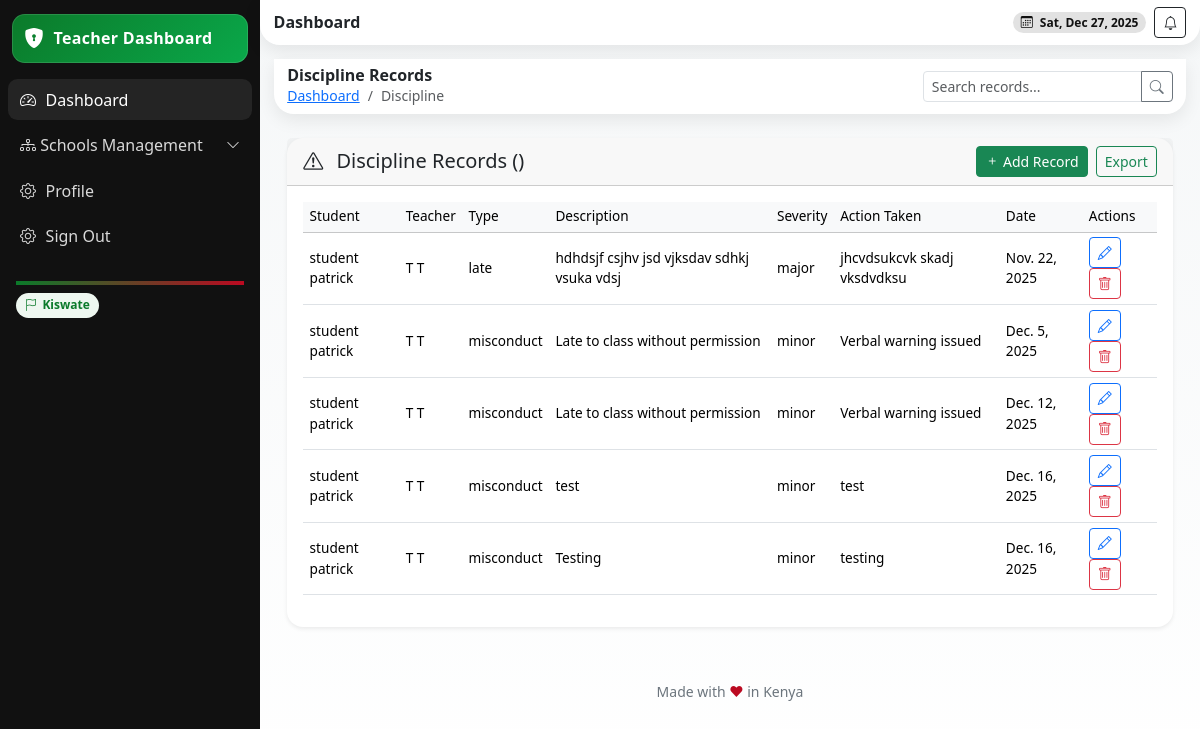
Page /teacher/discipline/ (signed in) on the committed database.
### school/models.py (models this page shows, shortened)
class DisciplineRecord(models.Model):
    student = models.ForeignKey(Student, on_delete=models.CASCADE, related_name='discipline_records')
    linked_attendance = models.ForeignKey(Attendance, on_delete=models.CASCADE, null=True, blank=True, related_name='discipline_links')  # New: For IB during lesson
    teacher = models.ForeignKey(StaffProfile, on_delete=models.CASCADE, related_name='discipline_records')
    school = models.ForeignKey(School, on_delete=models.CASCADE, related_name='discipline_records')
    incident_type = models.CharField(max_length=20, choices=INCIDENT_TYPE_CHOICES, default='misconduct')
    description = models.TextField()
    date = models.DateField(db_index=True, default=timezone.now)
    severity = models.CharField(max_length=20, choices=SEVERITY_CHOICES, default='minor')
    action_taken = models.TextField(blank=True)
    reported_by = models.ForeignKey(User, on_delete=models.CASCADE, related_name='discipline_reports')
    frequency_count = models.PositiveIntegerField(default=1)  # New: Track repeats for patterns
    resolved = models.BooleanField(default=False)  # New: For follow-up
    class Meta:
        indexes = [models.Index(fields=['student', 'date', 'severity'])]

class Student(models.Model):
    user = models.OneToOneField(User, on_delete=models.CASCADE)
    student_id = models.CharField(max_length=50, unique=True, db_index=True)
    date_of_birth = models.DateField()
    gender = models.CharField(max_length=10, choices=GENDER_CHOICES)
    enrollment_date = models.DateField()
    grade_level = models.ForeignKey(Grade, on_delete=models.CASCADE, related_name='students')
    stream = models.ForeignKey(Streams, on_delete=models.CASCADE, related_name='student_stream', blank=True, null=True)
    bio = models.TextField(blank=True)
    parents = models.ManyToManyField(Parent, blank=True, related_name='children')
    profile_picture = models.ImageField(upload_to='students/', blank=True)
    school = models.ForeignKey(School, on_delete=models.CASCADE)
    def __str__(self):
        return f"{self.user.get_full_name()} ({self.student_id}) - {self.school.name}"

class StaffProfile(models.Model):
    user = models.OneToOneField(User, on_delete=models.CASCADE)
    staff_id = models.CharField(max_length=50, unique=True, db_index=True)
    date_of_birth = models.DateField(blank=True, null=True)
    gender = models.CharField(max_length=10, choices=GENDER_CHOICES, blank=True)
    employment_date = models.DateField(blank=True, null=True)
    position = models.CharField(max_length=100, choices=POSITION_CHOICES)
    tsc_number = models.CharField(max_length=50, unique=True, blank=True, null=True)
    qualification = models.TextField(blank=True, null=True)
    subjects = models.ManyToManyField(Subject, related_name='teachers_subjects', blank=True, null=True)  # Changed(max_length=255, blank=True, null=True)
    bio = models.TextField(blank=True, null=True)
    profile_picture = models.ImageField(upload_to='teachers/', blank=True, null=True)
    school = models.ForeignKey(School, on_delete=models.CASCADE)
    department = models.CharField(max_length=50, blank=True)  # e.g., 'Dining Hall', 'School Gate'
    roles = models.ManyToManyField(Role, blank=True, related_name='staff_members')

### userauths/models.py (models this page shows, shortened)
class User(AbstractUser):
    COUNTRY_CURRENCY_MAP = {
        'KENYA': 'KES',
        'UGANDA': 'UGX',
    }
    username = None  # Disable username field
    phone_number = models.CharField(max_length=15, unique=True)
    country = models.CharField(max_length=15,blank=True, null=True)
    email = models.EmailField(unique=True)
    first_name = models.CharField(max_length=50)
    last_name = models.CharField(max_length=50)
    is_staff = models.BooleanField(default=False)
    is_superuser = models.BooleanField(default=False)
    is_admin = models.BooleanField(default=False)
    school_staff = models.BooleanField(default=False)
    is_student = models.BooleanField(default=False)
    is_teacher = models.BooleanField(default=False)
    is_parent = models.BooleanField(default=False)
    is_active = models.BooleanField(default=True)
    is_verified = models.BooleanField(default=False)
    created_at = models.DateTimeField(auto_now_add=True)
    updated_at = models.DateTimeField(auto_now=True)
    objects = CustomUserManager()
    USERNAME_FIELD = 'email'  # Use email as the username field
    REQUIRED_FIELDS = ['first_name', 'last_name', 'phone_number']  # Required fields for createsuperuser
    class Meta:
        ordering = ['-created_at']

### school/views.py (the view)
# urls.py: path('teacher/discipline/', views.teacher_discipline, name='teacher-discipline'),
@login_required
def teacher_discipline(request):
    try:
        school = request.user.staffprofile.school
    except AttributeError:
        messages.error(request, "Access denied: Admin privileges required.")
        return redirect('userauths:teacher-dashboard')
    records = DisciplineRecord.objects.filter(school=school, teacher=request.user.staffprofile).select_related('student')
    query = request.GET.get('q', '')
    if query:
        records = records.filter(
            Q(student__user__first_name__icontains=query) | Q(description__icontains=query)
        )
    paginator = Paginator(records, 10)
    page_number = request.GET.get('page')
    records_page = paginator.get_page(page_number)
    form = DisciplineRecordForm(school=school)
    context = {
        'records': records_page,
        'school': school,
        'form': form,
        'query': query,
    }
    return render(request, 'school/teacher/discipline.html', context)

### school/forms.py
class DisciplineRecordForm(BaseForm):
    class Meta:
        model = DisciplineRecord
        fields = ['student', 'incident_type', 'description', 'severity', 'action_taken']
        widgets = {
            'description': forms.Textarea(attrs={'rows': 3}),
            'action_taken': forms.Textarea(attrs={'rows': 2}),
            'incident_type': forms.Select(choices=INCIDENT_TYPE_CHOICES),
            'severity': forms.Select(choices=SEVERITY_CHOICES),
        }
    def __init__(self, *args, **kwargs):
        super().__init__(*args, **kwargs)
        self.fields['severity'].initial = 'minor'

### templates/school/teacher/discipline.html (shortened to what this page needs)
{% extends 'school/teacher/base.html' %}
{% block content %}
<header class="header d-flex align-items-center justify-content-between">
  <div class="d-flex align-items-center gap-2">
    <div>
      <h6 class="m-0 fw-bold">Discipline Records</h6>
      <nav aria-label="breadcrumb" class="small">
        <ol class="breadcrumb mb-0">
          <li class="breadcrumb-item"><a href="{% url 'userauths:teacher-dashboard' %}">Dashboard</a></li>
          <li class="breadcrumb-item active" aria-current="page">Discipline</li>
        </ol>
      </nav>
    </div>
  </div>
  <div class="d-flex align-items-center gap-2">
    <form method="get" class="d-inline">
      <div class="input-group input-group-sm" style="width:250px;">
        <input type="text" name="q" class="form-control" placeholder="Search records..." value="{{ query }}">
        <button class="btn btn-outline-secondary"><i class="bi bi-search"></i></button>
      </div>
    </form>
  </div>
</header>
<section class="content container-fluid py-4">
  <div class="card shadow-sm border-0 rounded-4">
    <div class="card-header d-flex justify-content-between align-items-center">
      <h5 class="mb-0"><i class="bi bi-exclamation-triangle me-2"></i> Discipline Records ({{ records.count }})</h5>
      <div class="d-flex gap-2">
        <button class="btn btn-sm btn-success" data-bs-toggle="modal" data-bs-target="#disciplineModal" data-mode="create">
          <i class="bi bi-plus"></i> Add Record
        </button>
        <a href="#" class="btn btn-sm btn-outline-success" data-bs-toggle="modal" data-bs-target="#exportModal">Export</a>
      </div>
    </div>
    <div class="card-body">
      <div class="table-responsive">
        <table class="table table-hover align-middle">
          <thead class="table-light">
            <tr>
              <th>Student</th>
              <th>Teacher</th>
              <th>Type</th>
              <th>Description</th>
              <th>Severity</th>
              <th>Action Taken</th>
              <th>Date</th>
              <th>Actions</th>
            </tr>
          </thead>
          <tbody>
            {% for record in records %}
            <tr>
              <td>{{ record.student.user.get_full_name }}</td>
              <td>{{ record.teacher.user.get_full_name }}</td>
              <td>{{ record.incident_type }}</td>
              <td>{{ record.description }}</td>
              <td>{{ record.severity }}</td>
              <td>{{ record.action_taken|default:"-" }}</td>
              <td>{{ record.date }}</td>
              <td>
                <button class="btn btn-sm btn-outline-primary"
                        data-bs-toggle="modal"
                        data-bs-target="#disciplineModal"
                        data-mode="edit"
                        data-id="{{ record.id }}"
                        data-student="{{ record.student.id }}"
                        data-teacher="{{ record.teacher.id }}"
                        data-incident_type="{{ record.incident_type}}"
                        data-description="{{ record.description}}"
                        data-severity="{{ record.severity }}"
                        data-action_taken="{{ record.action_taken}}"
                        data-date="{{ record.date }}">
                  <i class="bi bi-pencil"></i>
                </button>
                <button class="btn btn-sm btn-outline-danger"
                        data-bs-toggle="modal"
                        data-bs-target="#deleteModal"
                        data-id="{{ record.id }}"
                        data-name="{{ record.student.user.get_full_name }}">
                  <i class="bi bi-trash"></i>
                </button>
              </td>
            </tr>
            {% empty %}
            <tr>
              <td colspan="8" class="text-center text-muted py-4">No discipline records found.</td>
            </tr>
            {% endfor %}
          </tbody>
        </table>
      </div>
    </div>
  </div>
</section>
{% endblock %}

### templates/school/teacher/base.html (style rules this page uses)
:root { --kenya-green: #0b7a2a; --kenya-red: #bb0a21; --kenya-black: #111111; --kenya-white: #ffffff; --kenya-grey: #f5f7f8; --radius-xl: 1.25rem; --shadow-soft: 0 6px 18px rgba(0,0,0,.08); --space-compact: .5rem; }
html, body { height: 100%; }
body { background: linear-gradient(180deg, var(--kenya-grey), #fff); }
.header { background: #fff; box-shadow: var(--shadow-soft); border-radius: 0 0 var(--radius-xl) var(--radius-xl); padding: .45rem .85rem; position: sticky; top: 0; z-index: 10; }
.content { padding: .85rem; }
.table { font-size: 0.85rem; }
.table td, .table th { padding: 0.3rem 0.4rem; vertical-align: middle; }
.table thead th { font-weight: 500; background-color: #f8f9fa; }

### rows in the picture
DisciplineRecord: student.user.get_full_name "student patrick", teacher.user.get_full_name "T T", incident_type "late", description "hdhdsjf csjhv jsd vjksdav sdhkj vsuka vdsj", severity "major", action_taken "jhcvdsukcvk skadj vksdvdksu", date "Nov. 22, 2025"
DisciplineRecord: student.user.get_full_name "student patrick", teacher.user.get_full_name "T T", incident_type "misconduct", description "Late to class without permission", severity "minor", action_taken "Verbal warning issued", date "Dec. 5, 2025"
DisciplineRecord: student.user.get_full_name "student patrick", teacher.user.get_full_name "T T", incident_type "misconduct", description "Late to class without permission", severity "minor", action_taken "Verbal warning issued", date "Dec. 12, 2025"
DisciplineRecord: student.user.get_full_name "student patrick", teacher.user.get_full_name "T T", incident_type "misconduct", description "test", severity "minor", action_taken "test", date "Dec. 16, 2025"
DisciplineRecord: student.user.get_full_name "student patrick", teacher.user.get_full_name "T T", incident_type "misconduct", description "Testing", severity "minor", action_taken "testing", date "Dec. 16, 2025"
